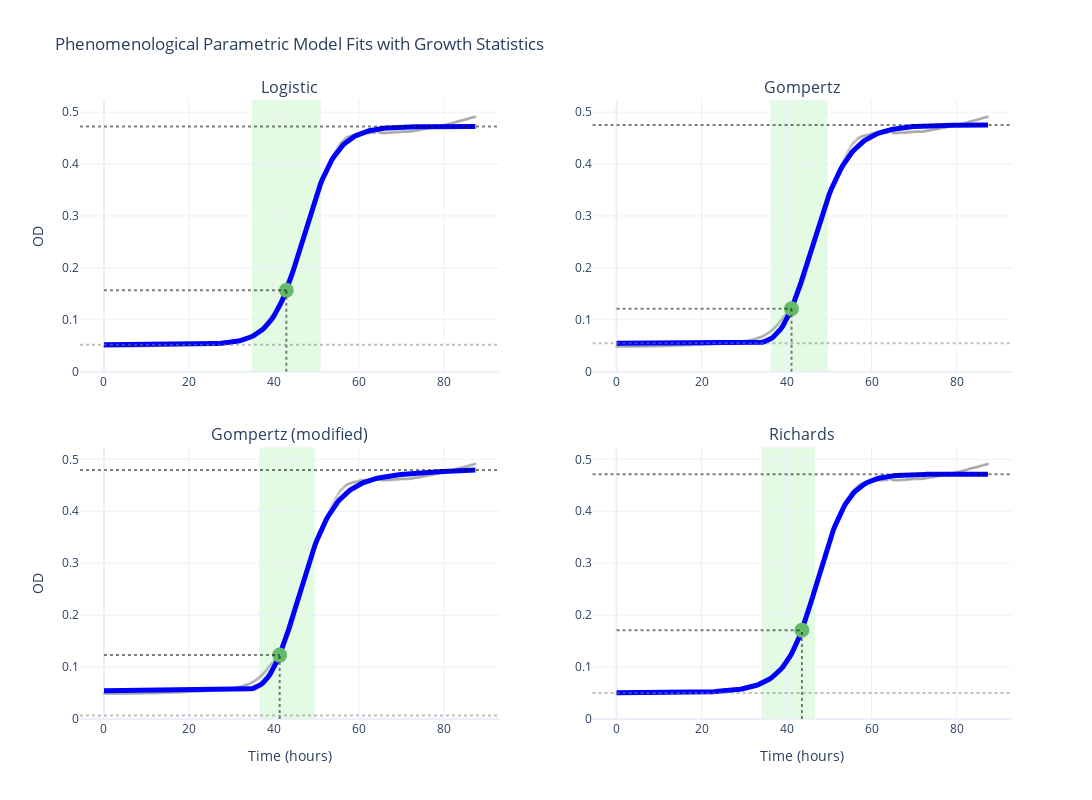

Notebook code for this chart:
### Markdown cell above
# Visualize fits and calculated growth descriptors

### Code cell
# Create subplots for each phenomenological parametric model
fig_phenom_param = make_subplots(
    rows=2,
    cols=2,
    subplot_titles=("Logistic", "Gompertz", "Gompertz (modified)", "Richards"),
    vertical_spacing=0.12,
    horizontal_spacing=0.10,
)

# Define subplot positions
subplot_positions = [
    (1, 1),  # phenom_logistic
    (1, 2),  # phenom_gompertz
    (2, 1),  # phenom_gompertz_modified
    (2, 2),  # phenom_richards
]

# Plot each phenomenological parametric model in its own subplot
for (model_name, fit), (row, col) in zip(phenom_param_fits.items(), subplot_positions):
    stats = phenom_param_stats[model_name]

    # Add data points to this subplot
    fig_phenom_param.add_trace(
        go.Scatter(
            x=time,
            y=data,
            mode="markers",
            marker=dict(size=3, opacity=0.3, color="gray"),
            showlegend=False,
        ),
        row=row,
        col=col,
    )

    # Annotate with fit and growth statistics
    fig_phenom_param = gc.plot.annotate_plot(
        fig_phenom_param,
        scale="linear",
        phase_boundaries=(stats["exp_phase_start"], stats["exp_phase_end"]),
        time_umax=stats["time_at_umax"],
        od_umax=stats["od_at_umax"],
        od_max=stats["max_od"],
        umax=stats["specific_growth_rate"],
        umax_point=(stats["time_at_umax"], stats["od_at_umax"]),
        fitted_model=fit,
        N0=stats["N0"],
        row=row,
        col=col,
    )

# Update axes for all subplots
fig_phenom_param.update_xaxes(title_text="Time (hours)", row=2, col=1)
fig_phenom_param.update_xaxes(title_text="Time (hours)", row=2, col=2)
fig_phenom_param.update_yaxes(title_text="OD", row=1, col=1)
fig_phenom_param.update_yaxes(title_text="OD", row=2, col=1)

# Update layout
fig_phenom_param.update_layout(
    title_text="Phenomenological Parametric Model Fits with Growth Statistics",
    height=800,
    width=1200,
    showlegend=False,
    template="plotly_white",
)

fig_phenom_param.show()

### Figure 1 — Plotly figure (JSON) as saved in the notebook; plotly's stock layout.template omitted (floating-point values rounded to 4 significant figures; data arrays with more than 128 entries replaced by an {"elided": "..."} marker saying what was removed)
{"data": [{"marker": {"color": "gray", "opacity": 0.3, "size": 3}, "mode": "markers", "showlegend": false, "type": "scatter", "x": {"elided": "438 float values"}, "xaxis": "x", "y": {"elided": "438 float values"}, "yaxis": "y"}, {"line": {"color": "blue", "width": 5}, "mode": "lines", "name": "Phenomenological Logistic fit", "showlegend": false, "type": "scatter", "x": {"elided": "200 float values"}, "xaxis": "x", "y": {"elided": "200 float values"}, "yaxis": "y"}, {"marker": {"color": "#66BB6A", "size": 15, "symbol": "circle"}, "mode": "markers", "showlegend": false, "type": "scatter", "x": [42.91], "xaxis": "x", "y": [0.1571], "yaxis": "y"}, {"marker": {"color": "gray", "opacity": 0.3, "size": 3}, "mode": "markers", "showlegend": false, "type": "scatter", "x": {"elided": "438 float values"}, "xaxis": "x2", "y": {"elided": "438 float values"}, "yaxis": "y2"}, {"line": {"color": "blue", "width": 5}, "mode": "lines", "name": "Phenomenological Gompertz fit", "showlegend": false, "type": "scatter", "x": {"elided": "200 float values"}, "xaxis": "x2", "y": {"elided": "200 float values"}, "yaxis": "y2"}, {"marker": {"color": "#66BB6A", "size": 15, "symbol": "circle"}, "mode": "markers", "showlegend": false, "type": "scatter", "x": [41.16], "xaxis": "x2", "y": [0.1214], "yaxis": "y2"}, {"marker": {"color": "gray", "opacity": 0.3, "size": 3}, "mode": "markers", "showlegend": false, "type": "scatter", "x": {"elided": "438 float values"}, "xaxis": "x3", "y": {"elided": "438 float values"}, "yaxis": "y3"}, {"line": {"color": "blue", "width": 5}, "mode": "lines", "name": "Phenomenological Gompertz (modified) fit", "showlegend": false, "type": "scatter", "x": {"elided": "200 float values"}, "xaxis": "x3", "y": {"elided": "200 float values"}, "yaxis": "y3"}, {"marker": {"color": "#66BB6A", "size": 15, "symbol": "circle"}, "mode": "markers", "showlegend": false, "type": "scatter", "x": [41.34], "xaxis": "x3", "y": [0.123], "yaxis": "y3"}, {"marker": {"color": "gray", "opacity": 0.3, "size": 3}, "mode": "markers", "showlegend": false, "type": "scatter", "x": {"elided": "438 float values"}, "xaxis": "x4", "y": {"elided": "438 float values"}, "yaxis": "y4"}, {"line": {"color": "blue", "width": 5}, "mode": "lines", "name": "Phenomenological Richards fit", "showlegend": false, "type": "scatter", "x": {"elided": "200 float values"}, "xaxis": "x4", "y": {"elided": "200 float values"}, "yaxis": "y4"}, {"marker": {"color": "#66BB6A", "size": 15, "symbol": "circle"}, "mode": "markers", "showlegend": false, "type": "scatter", "x": [43.61], "xaxis": "x4", "y": [0.1711], "yaxis": "y4"}], "layout": {"annotations": [{"font": {"size": 16}, "showarrow": false, "text": "Logistic", "x": 0.225, "xanchor": "center", "xref": "paper", "y": 1, "yanchor": "bottom", "yref": "paper"}, {"font": {"size": 16}, "showarrow": false, "text": "Gompertz", "x": 0.775, "xanchor": "center", "xref": "paper", "y": 1, "yanchor": "bottom", "yref": "paper"}, {"font": {"size": 16}, "showarrow": false, "text": "Gompertz (modified)", "x": 0.225, "xanchor": "center", "xref": "paper", "y": 0.44, "yanchor": "bottom", "yref": "paper"}, {"font": {"size": 16}, "showarrow": false, "text": "Richards", "x": 0.775, "xanchor": "center", "xref": "paper", "y": 0.44, "yanchor": "bottom", "yref": "paper"}], "height": 800, "shapes": [{"fillcolor": "lightgreen", "layer": "below", "line": {"width": 0}, "opacity": 0.25, "type": "rect", "x0": 34.78, "x1": 51.02, "xref": "x", "y0": 0, "y1": 1, "yref": "y domain"}, {"line": {"color": "black", "dash": "dot", "width": 2}, "opacity": 0.5, "type": "line", "x0": 42.91, "x1": 42.91, "xref": "x", "y0": 0, "y1": 0.1571, "yref": "y"}, {"line": {"color": "black", "dash": "dot", "width": 2}, "opacity": 0.5, "type": "line", "x0": 0, "x1": 42.91, "xref": "x", "y0": 0.1571, "y1": 0.1571, "yref": "y"}, {"line": {"color": "black", "dash": "dot", "width": 2}, "opacity": 0.5, "type": "line", "x0": 0, "x1": 1, "xref": "x domain", "y0": 0.4725, "y1": 0.4725, "yref": "y"}, {"line": {"color": "gray", "dash": "dot", "width": 2}, "opacity": 0.5, "type": "line", "x0": 0, "x1": 1, "xref": "x domain", "y0": 0.05208, "y1": 0.05208, "yref": "y"}, {"fillcolor": "lightgreen", "layer": "below", "line": {"width": 0}, "opacity": 0.25, "type": "rect", "x0": 36.22, "x1": 49.64, "xref": "x2", "y0": 0, "y1": 1, "yref": "y2 domain"}, {"line": {"color": "black", "dash": "dot", "width": 2}, "opacity": 0.5, "type": "line", "x0": 41.16, "x1": 41.16, "xref": "x2", "y0": 0, "y1": 0.1214, "yref": "y2"}, {"line": {"color": "black", "dash": "dot", "width": 2}, "opacity": 0.5, "type": "line", "x0": 0, "x1": 41.16, "xref": "x2", "y0": 0.1214, "y1": 0.1214, "yref": "y2"}, {"line": {"color": "black", "dash": "dot", "width": 2}, "opacity": 0.5, "type": "line", "x0": 0, "x1": 1, "xref": "x2 domain", "y0": 0.4751, "y1": 0.4751, "yref": "y2"}, {"line": {"color": "gray", "dash": "dot", "width": 2}, "opacity": 0.5, "type": "line", "x0": 0, "x1": 1, "xref": "x2 domain", "y0": 0.05484, "y1": 0.05484, "yref": "y2"}, {"fillcolor": "lightgreen", "layer": "below", "line": {"width": 0}, "opacity": 0.25, "type": "rect", "x0": 36.56, "x1": 49.62, "xref": "x3", "y0": 0, "y1": 1, "yref": "y3 domain"}, {"line": {"color": "black", "dash": "dot", "width": 2}, "opacity": 0.5, "type": "line", "x0": 41.34, "x1": 41.34, "xref": "x3", "y0": 0, "y1": 0.123, "yref": "y3"}, {"line": {"color": "black", "dash": "dot", "width": 2}, "opacity": 0.5, "type": "line", "x0": 0, "x1": 41.34, "xref": "x3", "y0": 0.123, "y1": 0.123, "yref": "y3"}, {"line": {"color": "black", "dash": "dot", "width": 2}, "opacity": 0.5, "type": "line", "x0": 0, "x1": 1, "xref": "x3 domain", "y0": 0.4796, "y1": 0.4796, "yref": "y3"}, {"line": {"color": "gray", "dash": "dot", "width": 2}, "opacity": 0.5, "type": "line", "x0": 0, "x1": 1, "xref": "x3 domain", "y0": 0.006614, "y1": 0.006614, "yref": "y3"}, {"fillcolor": "lightgreen", "layer": "below", "line": {"width": 0}, "opacity": 0.25, "type": "rect", "x0": 34.17, "x1": 46.68, "xref": "x4", "y0": 0, "y1": 1, "yref": "y4 domain"}, {"line": {"color": "black", "dash": "dot", "width": 2}, "opacity": 0.5, "type": "line", "x0": 43.61, "x1": 43.61, "xref": "x4", "y0": 0, "y1": 0.1711, "yref": "y4"}, {"line": {"color": "black", "dash": "dot", "width": 2}, "opacity": 0.5, "type": "line", "x0": 0, "x1": 43.61, "xref": "x4", "y0": 0.1711, "y1": 0.1711, "yref": "y4"}, {"line": {"color": "black", "dash": "dot", "width": 2}, "opacity": 0.5, "type": "line", "x0": 0, "x1": 1, "xref": "x4 domain", "y0": 0.4714, "y1": 0.4714, "yref": "y4"}, {"line": {"color": "gray", "dash": "dot", "width": 2}, "opacity": 0.5, "type": "line", "x0": 0, "x1": 1, "xref": "x4 domain", "y0": 0.05027, "y1": 0.05027, "yref": "y4"}], "showlegend": false, "title": {"text": "Phenomenological Parametric Model Fits with Growth Statistics"}, "width": 1200, "xaxis": {"anchor": "y", "domain": [0, 0.45]}, "xaxis2": {"anchor": "y2", "domain": [0.55, 1]}, "xaxis3": {"anchor": "y3", "domain": [0, 0.45], "title": {"text": "Time (hours)"}}, "xaxis4": {"anchor": "y4", "domain": [0.55, 1], "title": {"text": "Time (hours)"}}, "yaxis": {"anchor": "x", "domain": [0.56, 1], "title": {"text": "OD"}}, "yaxis2": {"anchor": "x2", "domain": [0.56, 1]}, "yaxis3": {"anchor": "x3", "domain": [0, 0.44], "title": {"text": "OD"}}, "yaxis4": {"anchor": "x4", "domain": [0, 0.44]}}}
